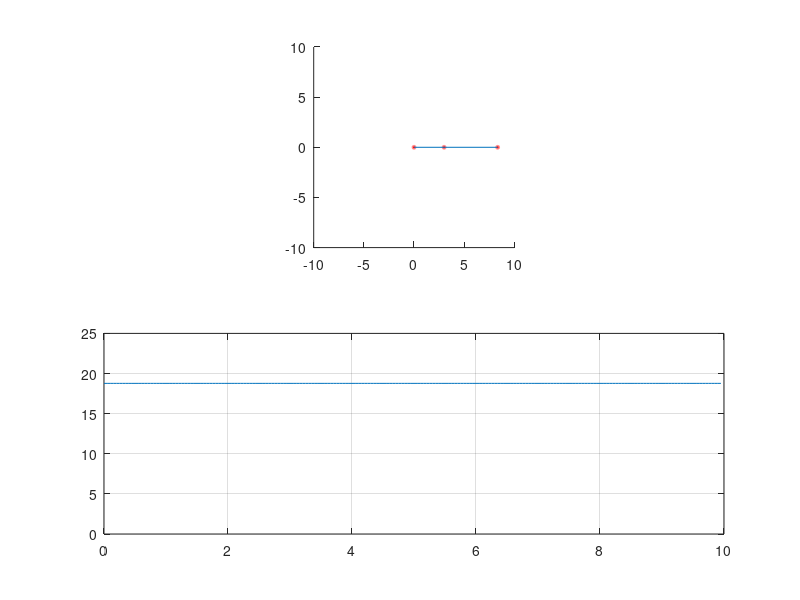

Write the MATLAB code that produced this figure.
a=3;
b=6;
t=0:0.05:10;
omega=2*pi;
theta=omega*t;
d=((2*a*cos(theta))+sqrt((2*a*cos(theta))-4*(a^2-b^2)))/2;
p1=[0;0];
p2=a*[cos(theta);sin(theta)];
p4=[d;zeros(1,length(d))];
p2_x=p2(1,:);
p2_y=p2(2,:);
p2_vx=diff(p2_x)./diff(t);
p2_vy=diff(p2_y)./diff(t);
p2_v=sqrt(p2_vx.^2+p2_vy.^2);
for i=1:length(t)
    plot1=subplot(2,1,1);
    p1_circle=viscircles(p1',0.1);
    p2_circle=viscircles(p2(:,i)',0.1);
    p4_circle=viscircles(p4(:,i)',0.1);
    link_a=line([p1(1) p2(1,i)],[p1(2) p2(2,i)]);
    link_c=line([p2(1,i) p4(1,i)],[p2(2,i) p4(2,i)]);
    axis(plot1,'equal');
    xlim([-10 10]);
    ylim([-10 10]);
    pause(0.005);
    if(i<length(t))
        delete(p1_circle);
        delete(p2_circle);
        delete(p4_circle);
        delete(link_a);
        delete(link_c);
        plot2=subplot(2,1,2);
        plot(plot2,t(1:i),p2_v(1:i));
        axis([0 t(end) 0 25]);
        grid on;
    end
end